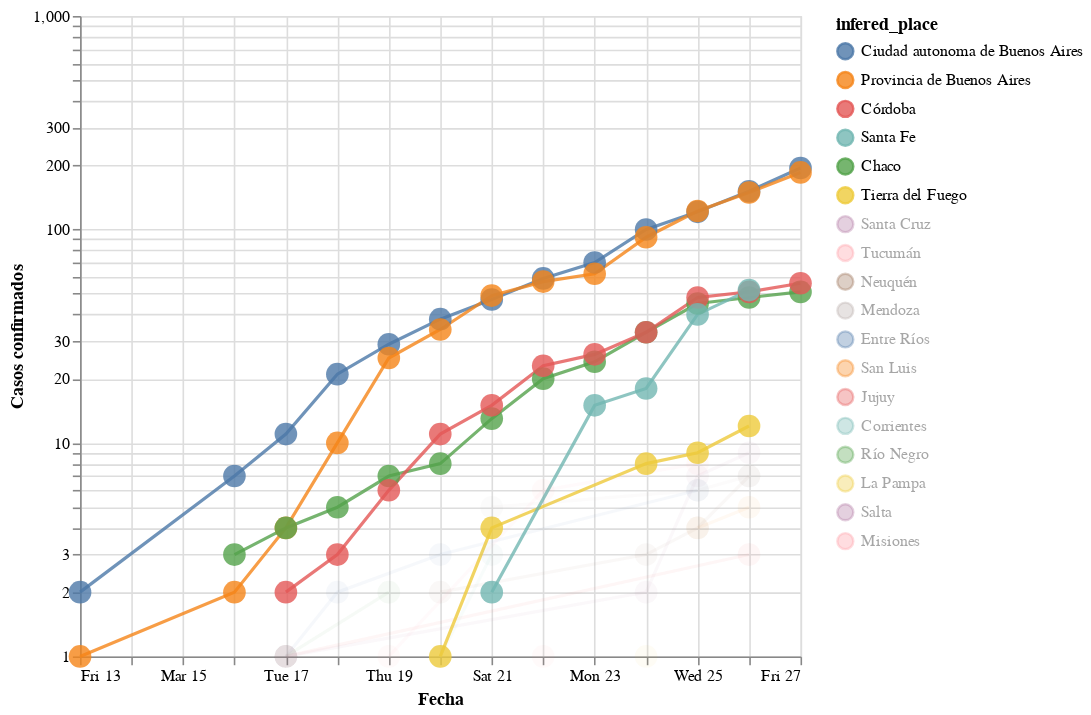

Source (notebook cell):
### Markdown cell above
### Evolucion en el tiempo de la cantidad de casos totales

Nota de color: **Los graficos se actualizan solos!!**. Una vez por hora se corre el script que busca la data y arma los graficos via una [action de github](https://github.com/elsonidoq/covid-19-argentina/actions)

### Code cell
#hide_input
plot_evolution(cnt_by_place[cnt_by_place >=10].index.tolist())

### Figure 1 — Vega-Lite specification as saved in the notebook (floating-point values rounded to 4 significant figures)
{"config": {"view": {"continuousWidth": 400, "continuousHeight": 300}, "point": {"size": 200}, "title": {"align": "center"}}, "data": {"name": "data-adeb20a7a56af02838e5dfe5be37151e"}, "mark": {"type": "line", "point": true, "radius": 150}, "encoding": {"color": {"type": "nominal", "field": "infered_place", "sort": ["Ciudad autonoma de Buenos Aires", "Provincia de Buenos Aires", "Córdoba", "Santa Fe", "Chaco", "Tierra del Fuego", "Santa Cruz", "Tucumán", "Neuquén", "Mendoza", "Entre Ríos", "San Luis", "Jujuy", "Corrientes", "Río Negro", "La Pampa", "Salta", "Misiones"]}, "opacity": {"condition": {"value": 0.8, "selection": "selector001"}, "value": 0.05}, "tooltip": [{"type": "nominal", "field": "place"}, {"type": "nominal", "field": "infered_place"}, {"type": "quantitative", "field": "infered_place_score"}, {"type": "quantitative", "field": "infected"}, {"type": "temporal", "field": "date"}, {"type": "quantitative", "field": "days_from_first_infection"}, {"type": "quantitative", "field": "cum_infected"}], "x": {"type": "temporal", "axis": {"title": "Fecha"}, "field": "date"}, "y": {"type": "quantitative", "axis": {"title": "Casos confirmados"}, "field": "cum_infected", "scale": {"type": "log"}}}, "height": 400, "selection": {"selector001": {"type": "multi", "fields": ["infered_place"], "bind": "legend", "init": [{"infered_place": "Ciudad autonoma de Buenos Aires"}, {"infered_place": "Provincia de Buenos Aires"}, {"infered_place": "Córdoba"}, {"infered_place": "Santa Fe"}, {"infered_place": "Chaco"}, {"infered_place": "Tierra del Fuego"}]}}, "width": 450, "$schema": "https://vega.github.io/schema/vega-lite/v4.0.2.json", "datasets": {"data-adeb20a7a56af02838e5dfe5be37151e": [{"place": "Ciudad de Buenos Aires", "infered_place": "Ciudad autonoma de Buenos Aires", "infered_place_score": 1.0, "infected": 2, "date": "2020-03-13T00:00:00", "days_from_first_infection": 0, "cum_infected": 2}, {"place": "Ciudad Autónoma de Buenos Aires", "infered_place": "Ciudad autonoma de Buenos Aires", "infered_place_score": 1.0, "infected": 5, "date": "2020-03-16T00:00:00", "days_from_first_infection": 3, "cum_infected": 7}, {"place": "Ciudad Autónoma de Buenos Aires", "infered_place": "Ciudad autonoma de Buenos Aires", "infered_place_score": 1.0, "infected": 4, "date": "2020-03-17T00:00:00", "days_from_first_infection": 4, "cum_infected": 11}, {"place": "Ciudad Autónoma de Buenos Aires", "infered_place": "Ciudad autonoma de Buenos Aires", "infered_place_score": 1.0, "infected": 10, "date": "2020-03-18T00:00:00", "days_from_first_infection": 5, "cum_infected": 21}, {"place": "Ciudad Autónoma de Buenos Aires", "infered_place": "Ciudad autonoma de Buenos Aires", "infered_place_score": 1.0, "infected": 8, "date": "2020-03-19T00:00:00", "days_from_first_infection": 6, "cum_infected": 29}, {"place": "Ciudad Autónoma de Buenos Aires", "infered_place": "Ciudad autonoma de Buenos Aires", "infered_place_score": 1.0, "infected": 9, "date": "2020-03-20T00:00:00", "days_from_first_infection": 7, "cum_infected": 38}, {"place": "Ciudad Autónoma de Buenos Aires", "infered_place": "Ciudad autonoma de Buenos Aires", "infered_place_score": 1.0, "infected": 9, "date": "2020-03-21T00:00:00", "days_from_first_infection": 8, "cum_infected": 47}, {"place": "Ciudad Autónoma de Buenos Aires", "infered_place": "Ciudad autonoma de Buenos Aires", "infered_place_score": 1.0, "infected": 12, "date": "2020-03-22T00:00:00", "days_from_first_infection": 9, "cum_infected": 59}, {"place": "Ciudad Autónoma de Buenos Aires", "infered_place": "Ciudad autonoma de Buenos Aires", "infered_place_score": 1.0, "infected": 11, "date": "2020-03-23T00:00:00", "days_from_first_infection": 10, "cum_infected": 70}, {"place": "Ciudad Autónoma de Buenos Aires", "infered_place": "Ciudad autonoma de Buenos Aires", "infered_place_score": 1.0, "infected": 30, "date": "2020-03-24T00:00:00", "days_from_first_infection": 11, "cum_infected": 100}, {"place": "Ciudad Autónoma de Buenos Aires", "infered_place": "Ciudad autonoma de Buenos Aires", "infered_place_score": 1.0, "infected": 21, "date": "2020-03-25T00:00:00", "days_from_first_infection": 12, "cum_infected": 121}, {"place": "Ciudad Autónoma de Buenos Aires", "infered_place": "Ciudad autonoma de Buenos Aires", "infered_place_score": 1.0, "infected": 30, "date": "2020-03-26T00:00:00", "days_from_first_infection": 13, "cum_infected": 151}, {"place": "Ciudad Autónoma de Buenos Aires", "infered_place": "Ciudad autonoma de Buenos Aires", "infered_place_score": 1.0, "infected": 43, "date": "2020-03-27T00:00:00", "days_from_first_infection": 14, "cum_infected": 194}, {"place": "Buenos Aires y", "infered_place": "Provincia de Buenos Aires", "infered_place_score": 1.0, "infected": 1, "date": "2020-03-13T00:00:00", "days_from_first_infection": 0, "cum_infected": 1}, {"place": "Provincia de Buenos Aires", "infered_place": "Provincia de Buenos Aires", "infered_place_score": 1.0, "infected": 1, "date": "2020-03-16T00:00:00", "days_from_first_infection": 3, "cum_infected": 2}, {"place": "Provincia de Buenos Aires", "infered_place": "Provincia de Buenos Aires", "infered_place_score": 1.0, "infected": 2, "date": "2020-03-17T00:00:00", "days_from_first_infection": 4, "cum_infected": 4}, {"place": "Provi ncia de Buenos Aires", "infered_place": "Provincia de Buenos Aires", "infered_place_score": 1.0, "infected": 6, "date": "2020-03-18T00:00:00", "days_from_first_infection": 5, "cum_infected": 10}, {"place": "Provincia de Buenos Aires", "infered_place": "Provincia de Buenos Aires", "infered_place_score": 1.0, "infected": 15, "date": "2020-03-19T00:00:00", "days_from_first_infection": 6, "cum_infected": 25}, {"place": "Provincia de Buenos Aires", "infered_place": "Provincia de Buenos Aires", "infered_place_score": 1.0, "infected": 9, "date": "2020-03-20T00:00:00", "days_from_first_infection": 7, "cum_infected": 34}, {"place": "Provincia de Buenos Aires", "infered_place": "Provincia de Buenos Aires", "infered_place_score": 1.0, "infected": 15, "date": "2020-03-21T00:00:00", "days_from_first_infection": 8, "cum_infected": 49}, {"place": "Provincia de Buenos Aires", "infered_place": "Provincia de Buenos Aires", "infered_place_score": 1.0, "infected": 8, "date": "2020-03-22T00:00:00", "days_from_first_infection": 9, "cum_infected": 57}, {"place": "Provincia de Buenos Aires", "infered_place": "Provincia de Buenos Aires", "infered_place_score": 1.0, "infected": 5, "date": "2020-03-23T00:00:00", "days_from_first_infection": 10, "cum_infected": 62}, {"place": "Provincia de Buenos Aires", "infered_place": "Provincia de Buenos Aires", "infered_place_score": 1.0, "infected": 30, "date": "2020-03-24T00:00:00", "days_from_first_infection": 11, "cum_infected": 92}, {"place": "Provincia de Buenos Aires", "infered_place": "Provincia de Buenos Aires", "infered_place_score": 1.0, "infected": 30, "date": "2020-03-25T00:00:00", "days_from_first_infection": 12, "cum_infected": 122}, {"place": "Provincia de Buenos Aires", "infered_place": "Provincia de Buenos Aires", "infered_place_score": 1.0, "infected": 27, "date": "2020-03-26T00:00:00", "days_from_first_infection": 13, "cum_infected": 149}, {"place": "Provincia de Buenos Aires", "infered_place": "Provincia de Buenos Aires", "infered_place_score": 1.0, "infected": 36, "date": "2020-03-27T00:00:00", "days_from_first_infection": 14, "cum_infected": 185}, {"place": "Chaco y uno", "infered_place": "Chaco", "infered_place_score": 0.4545, "infected": 3, "date": "2020-03-16T00:00:00", "days_from_first_infection": 0, "cum_infected": 3}, {"place": "Chaco", "infered_place": "Chaco", "infered_place_score": 1.0, "infected": 1, "date": "2020-03-17T00:00:00", "days_from_first_infection": 1, "cum_infected": 4}, {"place": "Chaco", "infered_place": "Chaco", "infered_place_score": 1.0, "infected": 1, "date": "2020-03-18T00:00:00", "days_from_first_infection": 2, "cum_infected": 5}, {"place": "Chaco", "infered_place": "Chaco", "infered_place_score": 1.0, "infected": 2, "date": "2020-03-19T00:00:00", "days_from_first_infection": 3, "cum_infected": 7}, {"place": "Chaco", "infered_place": "Chaco", "infered_place_score": 1.0, "infected": 1, "date": "2020-03-20T00:00:00", "days_from_first_infection": 4, "cum_infected": 8}, {"place": "Chaco", "infered_place": "Chaco", "infered_place_score": 1.0, "infected": 5, "date": "2020-03-21T00:00:00", "days_from_first_infection": 5, "cum_infected": 13}, {"place": "Chaco", "infered_place": "Chaco", "infered_place_score": 1.0, "infected": 7, "date": "2020-03-22T00:00:00", "days_from_first_infection": 6, "cum_infected": 20}, {"place": "Chaco", "infered_place": "Chaco", "infered_place_score": 1.0, "infected": 4, "date": "2020-03-23T00:00:00", "days_from_first_infection": 7, "cum_infected": 24}, {"place": "Chaco", "infered_place": "Chaco", "infered_place_score": 1.0, "infected": 9, "date": "2020-03-24T00:00:00", "days_from_first_infection": 8, "cum_infected": 33}, {"place": "Chaco", "infered_place": "Chaco", "infered_place_score": 1.0, "infected": 12, "date": "2020-03-25T00:00:00", "days_from_first_infection": 9, "cum_infected": 45}, {"place": "Chaco", "infered_place": "Chaco", "infered_place_score": 1.0, "infected": 3, "date": "2020-03-26T00:00:00", "days_from_first_infection": 10, "cum_infected": 48}, {"place": "Chaco", "infered_place": "Chaco", "infered_place_score": 1.0, "infected": 3, "date": "2020-03-27T00:00:00", "days_from_first_infection": 11, "cum_infected": 51}, {"place": "Santa Cruz", "infered_place": "Santa Cruz", "infered_place_score": 1.0, "infected": 1, "date": "2020-03-17T00:00:00", "days_from_first_infection": 0, "cum_infected": 1}, {"place": "Santa Cruz", "infered_place": "Santa Cruz", "infered_place_score": 1.0, "infected": 1, "date": "2020-03-24T00:00:00", "days_from_first_infection": 7, "cum_infected": 2}, {"place": "Santa Cruz", "infered_place": "Santa Cruz", "infered_place_score": 1.0, "infected": 5, "date": "2020-03-25T00:00:00", "days_from_first_infection": 8, "cum_infected": 7}, {"place": "Santa Cruz", "infered_place": "Santa Cruz", "infered_place_score": 1.0, "infected": 2, "date": "2020-03-26T00:00:00", "days_from_first_infection": 9, "cum_infected": 9}, {"place": "Entre Ríos", "infered_place": "Entre Ríos", "infered_place_score": 1.0, "infected": 1, "date": "2020-03-17T00:00:00", "days_from_first_infection": 0, "cum_infected": 1}, {"place": "Entre Ríos", "infered_place": "Entre Ríos", "infered_place_score": 1.0, "infected": 1, "date": "2020-03-18T00:00:00", "days_from_first_infection": 1, "cum_infected": 2}, {"place": "Entre Ríos", "infered_place": "Entre Ríos", "infered_place_score": 1.0, "infected": 1, "date": "2020-03-20T00:00:00", "days_from_first_infection": 3, "cum_infected": 3}, {"place": "Entre Ríos", "infered_place": "Entre Ríos", "infered_place_score": 1.0, "infected": 3, "date": "2020-03-25T00:00:00", "days_from_first_infection": 8, "cum_infected": 6}, {"place": "Río Negro", "infered_place": "Río Negro", "infered_place_score": 1.0, "infected": 1, "date": "2020-03-17T00:00:00", "days_from_first_infection": 0, "cum_infected": 1}, {"place": "Rio Negro", "infered_place": "Río Negro", "infered_place_score": 1.0, "infected": 1, "date": "2020-03-19T00:00:00", "days_from_first_infection": 2, "cum_infected": 2}, {"place": "Salt a", "infered_place": "Salta", "infered_place_score": 0.8333, "infected": 1, "date": "2020-03-17T00:00:00", "days_from_first_infection": 0, "cum_infected": 1}, {"place": "Jujuy", "infered_place": "Jujuy", "infered_place_score": 1.0, "infected": 1, "date": "2020-03-17T00:00:00", "days_from_first_infection": 0, "cum_infected": 1}, {"place": "Jujuy", "infered_place": "Jujuy", "infered_place_score": 1.0, "infected": 2, "date": "2020-03-26T00:00:00", "days_from_first_infection": 9, "cum_infected": 3}, {"place": "Córdoba", "infered_place": "Córdoba", "infered_place_score": 1.0, "infected": 2, "date": "2020-03-17T00:00:00", "days_from_first_infection": 0, "cum_infected": 2}, {"place": "Córdoba", "infered_place": "Córdoba", "infered_place_score": 1.0, "infected": 1, "date": "2020-03-18T00:00:00", "days_from_first_infection": 1, "cum_infected": 3}, {"place": "Córdoba", "infered_place": "Córdoba", "infered_place_score": 1.0, "infected": 3, "date": "2020-03-19T00:00:00", "days_from_first_infection": 2, "cum_infected": 6}, {"place": "Córdoba", "infered_place": "Córdoba", "infered_place_score": 1.0, "infected": 5, "date": "2020-03-20T00:00:00", "days_from_first_infection": 3, "cum_infected": 11}, {"place": "Córdoba", "infered_place": "Córdoba", "infered_place_score": 1.0, "infected": 4, "date": "2020-03-21T00:00:00", "days_from_first_infection": 4, "cum_infected": 15}, {"place": "Córdoba", "infered_place": "Córdoba", "infered_place_score": 1.0, "infected": 8, "date": "2020-03-22T00:00:00", "days_from_first_infection": 5, "cum_infected": 23}, {"place": "Córdoba", "infered_place": "Córdoba", "infered_place_score": 1.0, "infected": 3, "date": "2020-03-23T00:00:00", "days_from_first_infection": 6, "cum_infected": 26}, {"place": "Córdoba", "infered_place": "Córdoba", "infered_place_score": 1.0, "infected": 7, "date": "2020-03-24T00:00:00", "days_from_first_infection": 7, "cum_infected": 33}, {"place": "Córdoba", "infered_place": "Córdoba", "infered_place_score": 1.0, "infected": 15, "date": "2020-03-25T00:00:00", "days_from_first_infection": 8, "cum_infected": 48}, {"place": "Córdoba", "infered_place": "Córdoba", "infered_place_score": 1.0, "infected": 3, "date": "2020-03-26T00:00:00", "days_from_first_infection": 9, "cum_infected": 51}, {"place": "Córdoba", "infered_place": "Córdoba", "infered_place_score": 1.0, "infected": 5, "date": "2020-03-27T00:00:00", "days_from_first_infection": 10, "cum_infected": 56}, {"place": "Tucumán", "infered_place": "Tucumán", "infered_place_score": 1.0, "infected": 1, "date": "2020-03-19T00:00:00", "days_from_first_infection": 0, "cum_infected": 1}, {"place": "Tucumán", "infered_place": "Tucumán", "infered_place_score": 1.0, "infected": 5, "date": "2020-03-22T00:00:00", "days_from_first_infection": 3, "cum_infected": 6}, {"place": "Tucumán", "infered_place": "Tucumán", "infered_place_score": 1.0, "infected": 2, "date": "2020-03-25T00:00:00", "days_from_first_infection": 6, "cum_infected": 8}, {"place": "Neuquén", "infered_place": "Neuquén", "infered_place_score": 1.0, "infected": 2, "date": "2020-03-20T00:00:00", "days_from_first_infection": 0, "cum_infected": 2}, {"place": "Neuquén", "infered_place": "Neuquén", "infered_place_score": 1.0, "infected": 1, "date": "2020-03-24T00:00:00", "days_from_first_infection": 4, "cum_infected": 3}, {"place": "Neuquén", "infered_place": "Neuquén", "infered_place_score": 1.0, "infected": 1, "date": "2020-03-25T00:00:00", "days_from_first_infection": 5, "cum_infected": 4}, {"place": "Neuquén", "infered_place": "Neuquén", "infered_place_score": 1.0, "infected": 3, "date": "2020-03-26T00:00:00", "days_from_first_infection": 6, "cum_infected": 7}, {"place": "Corrientes", "infered_place": "Corrientes", "infered_place_score": 1.0, "infected": 1, "date": "2020-03-20T00:00:00", "days_from_first_infection": 0, "cum_infected": 1}, {"place": "Corrientes", "infered_place": "Corrientes", "infered_place_score": 1.0, "infected": 2, "date": "2020-03-21T00:00:00", "days_from_first_infection": 1, "cum_infected": 3}, {"place": "Tierra del Fuego", "infered_place": "Tierra del Fuego", "infered_place_score": 1.0, "infected": 1, "date": "2020-03-20T00:00:00", "days_from_first_infection": 0, "cum_infected": 1}, {"place": "Tierra del Fuego", "infered_place": "Tierra del Fuego", "infered_place_score": 1.0, "infected": 3, "date": "2020-03-21T00:00:00", "days_from_first_infection": 1, "cum_infected": 4}, {"place": "Tierra del Fuego", "infered_place": "Tierra del Fuego", "infered_place_score": 1.0, "infected": 4, "date": "2020-03-24T00:00:00", "days_from_first_infection": 4, "cum_infected": 8}, {"place": "Tierra del Fuego", "infered_place": "Tierra del Fuego", "infered_place_score": 1.0, "infected": 1, "date": "2020-03-25T00:00:00", "days_from_first_infection": 5, "cum_infected": 9}, {"place": "Tierra del Fuego", "infered_place": "Tierra del Fuego", "infered_place_score": 1.0, "infected": 3, "date": "2020-03-26T00:00:00", "days_from_first_infection": 6, "cum_infected": 12}, {"place": "Santa Fe", "infered_place": "Santa Fe", "infered_place_score": 1.0, "infected": 2, "date": "2020-03-21T00:00:00", "days_from_first_infection": 0, "cum_infected": 2}, {"place": "Santa Fe", "infered_place": "Santa Fe", "infered_place_score": 1.0, "infected": 13, "date": "2020-03-23T00:00:00", "days_from_first_infection": 2, "cum_infected": 15}, {"place": "Santa Fe", "infered_place": "Santa Fe", "infered_place_score": 1.0, "infected": 3, "date": "2020-03-24T00:00:00", "days_from_first_infection": 3, "cum_infected": 18}, {"place": "Santa Fe", "infered_place": "Santa Fe", "infered_place_score": 1.0, "infected": 22, "date": "2020-03-25T00:00:00", "days_from_first_infection": 4, "cum_infected": 40}, {"place": "Santa Fe", "infered_place": "Santa Fe", "infered_place_score": 1.0, "infected": 12, "date": "2020-03-26T00:00:00", "days_from_first_infection": 5, "cum_infected": 52}, {"place": "Mendoza", "infered_place": "Mendoza", "infered_place_score": 1.0, "infected": 5, "date": "2020-03-21T00:00:00", "days_from_first_infection": 0, "cum_infected": 5}, {"place": "Mendoza", "infered_place": "Mendoza", "infered_place_score": 1.0, "infected": 1, "date": "2020-03-25T00:00:00", "days_from_first_infection": 4, "cum_infected": 6}, {"place": "Mendoza", "infered_place": "Mendoza", "infered_place_score": 1.0, "infected": 1, "date": "2020-03-26T00:00:00", "days_from_first_infection": 5, "cum_infected": 7}, {"place": "Misiones", "infered_place": "Misiones", "infered_place_score": 1.0, "infected": 1, "date": "2020-03-22T00:00:00", "days_from_first_infection": 0, "cum_infected": 1}, {"place": "La Pampa", "infered_place": "La Pampa", "infered_place_score": 1.0, "infected": 1, "date": "2020-03-24T00:00:00", "days_from_first_infection": 0, "cum_infected": 1}, {"place": "San Luis", "infered_place": "San Luis", "infered_place_score": 1.0, "infected": 4, "date": "2020-03-25T00:00:00", "days_from_first_infection": 0, "cum_infected": 4}, {"place": "San Luis", "infered_place": "San Luis", "infered_place_score": 1.0, "infected": 1, "date": "2020-03-26T00:00:00", "days_from_first_infection": 1, "cum_infected": 5}]}}
